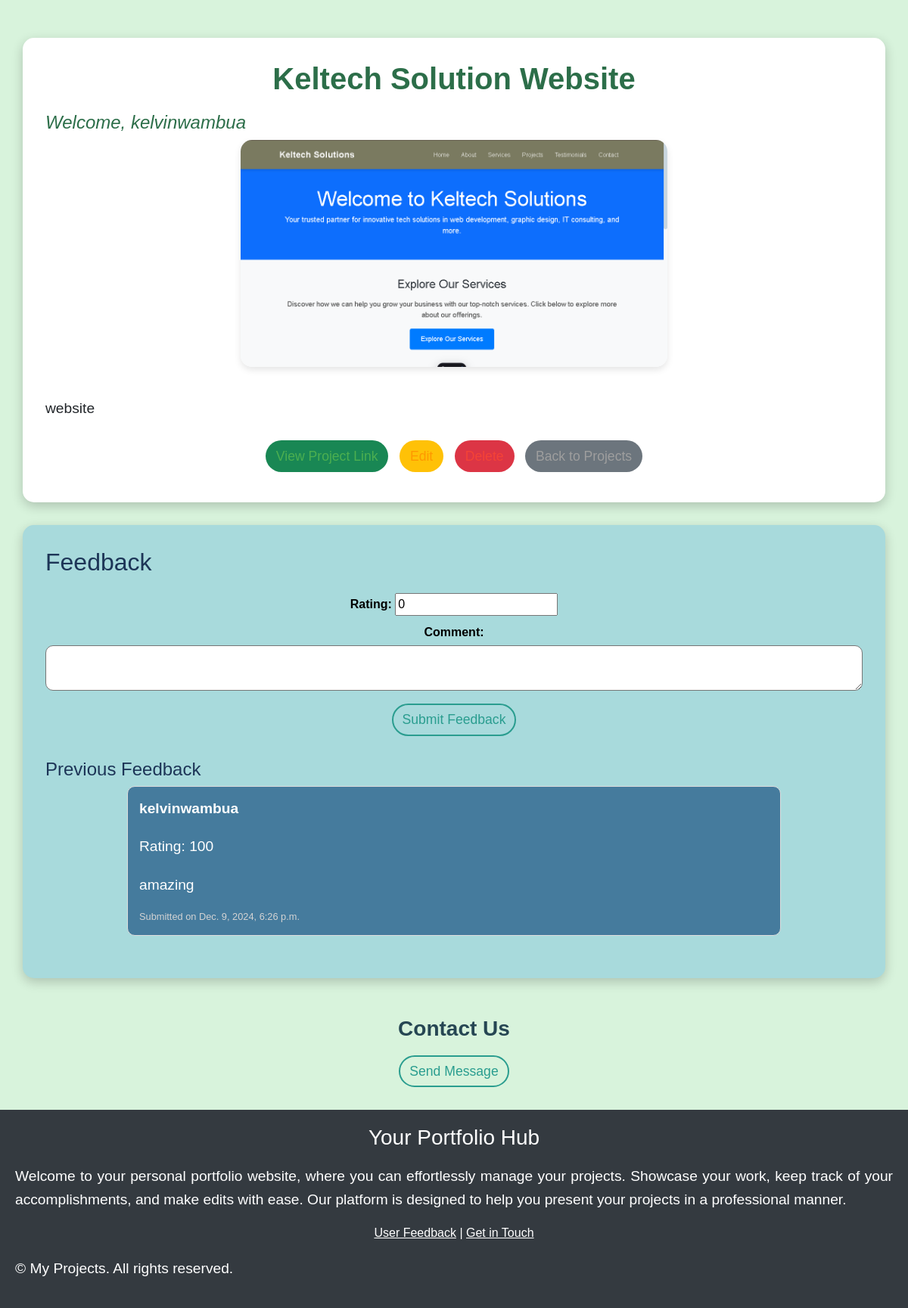
The page /project/12/ (signed in) on the database its author committed.
### portfolio/models.py (models this page shows, shortened)
class Project(models.Model):
    user = models.ForeignKey(settings.AUTH_USER_MODEL, on_delete=models.CASCADE)
    title = models.CharField(max_length=255)
    description = models.TextField()
    image = models.ImageField(upload_to='projects/')
    link = models.URLField(blank=True)
    tags = models.ManyToManyField(Tag, blank=True)
    is_active = models.BooleanField(default=True)

class Feedback(models.Model):
    project = models.ForeignKey(Project, on_delete=models.CASCADE, related_name='feedbacks')
    user = models.ForeignKey(settings.AUTH_USER_MODEL, on_delete=models.SET_NULL, null=True, blank=True)
    rating = models.IntegerField(default=0)  # Rating out of 5
    comment = models.TextField()
    created_at = models.DateTimeField(auto_now_add=True)

### accounts/models.py (models this page shows)
class CustomUser(AbstractUser):
    bio = models.TextField(null=True, blank=True)
    test = models.TextField(null=True, blank=True)
    '''
     null
       definition : the column will store records as NULL if no input is given
       usage : applies to the database layer
       default: False
     blank
       definition : if you want to allow empty values when submitting the form
       usage : if you want to allow empty values when submitting the form

    '''

### portfolio/views.py (the view)
# urls.py: path('project/<int:pk>/', project_detail, name='project_detail'),
@login_required  # Ensures the user is logged in
def project_detail(request, pk):
    project = get_object_or_404(Project, pk=pk, user=request.user)  # Ensure user owns the project
    feedbacks = project.feedbacks.all()  # Get all feedback related to the project
    if request.method == 'POST':
        feedback_form = FeedbackForm(request.POST)
        if feedback_form.is_valid():
            feedback = feedback_form.save(commit=False)
            feedback.project = project
            feedback.user = request.user  # Set user if logged in
            feedback.save()
            messages.success(request, 'Your feedback has been submitted!')
            return redirect('portfolio:project_detail', pk=project.pk)
    else:
        feedback_form = FeedbackForm()
    return render(request, 'portfolio/project_detail.html', {
        'project': project,
        'feedbacks': feedbacks,
        'feedback_form': feedback_form,
    })

### portfolio/forms.py
class FeedbackForm(forms.ModelForm):
    class Meta:
        model = Feedback
        fields = ['rating', 'comment']
        widgets = {
            'comment': forms.Textarea(attrs={'rows': 4}),
        }

### portfolio/templates/portfolio/project_detail.html (shortened to what this page needs)
{% load static %}
<!DOCTYPE html>
<html lang="en">
<head>
    <link rel="stylesheet" href="{% static 'bootstrap.min.css' %}">
</head>
<body>
<div class="container">
    <h1 class="text-center">{{ project.title }}</h1>
    <h4>Welcome, {{ user.username }}</h4>
    <div class="text-center">
        <img src="{{ project.image.url }}" class="img-fluid" alt="{{ project.title }}">
    </div>
    <p>{{ project.description }}</p>
    <div class="text-center">
        <a href="{{ project.link }}" class="btn btn-success">View Project Link</a>
        <a href="{% url 'portfolio:project_edit' project.pk %}" class="btn btn-warning">Edit</a>
        <a href="{% url 'portfolio:project_delete' project.pk %}" class="btn btn-danger">Delete</a>
        <a href="{% url 'portfolio:project_list' %}" class="btn btn-secondary">Back to Projects</a>
    </div>
</div>
<div class="container feedback-section" id="feedback">
    <h2>Feedback</h2>
    <form method="post" class="feedback-form">
        <label for="id_rating">Rating:</label>
        {{ feedback_form.rating }}
        <br>
        <label for="id_comment">Comment:</label>
        {{ feedback_form.comment }}
        <button type="submit" class="btn btn-primary">Submit Feedback</button>
    </form>
    <h3>Previous Feedback</h3>
    <ul class="feedback-list">
        {% for feedback in feedbacks %}
            <li>
                <strong>
                    {% if feedback.user %}
                        {{ feedback.user.username }}
                    {% else %}
                        Anonymous
                    {% endif %}
                </strong>
                <p>Rating: {{ feedback.rating }}</p>
                <p>{{ feedback.comment }}</p>
                <small>Submitted on {{ feedback.created_at }}</small>
            </li>
        {% empty %}
            <li>No feedback yet.</li>
        {% endfor %}
    </ul>
</div>
<div class="contact-section" id="contact">
    <h3>Contact Us</h3>
    <form method="post" action="{% url 'portfolio:contact' project.id %}">
        <button type="submit" class="btn btn-primary">Send Message</button>
    </form>
</div>
<footer>
    <div class="footer-content" style="background-color: #343a40; color: white; padding: 20px; text-align: center;">
        <h3>Your Portfolio Hub</h3>
        <p>Welcome to your personal portfolio website, where you can effortlessly manage your projects. Showcase your work, keep track of your accomplishments, and make edits with ease. Our platform is designed to help you present your projects in a professional manner.</p>
        <div class="footer-links" style="margin: 10px 0;">
            <a href="#feedback" style="color: white;">User Feedback</a> |
            <a href="#contact" style="color: white;">Get in Touch</a>
        </div>
        <div class="footer-bottom" style="margin-top: 15px 0;">
            <p>&copy; My Projects. All rights reserved.</p>
        </div>
    </div>
</footer>
</body>
</html>

### portfolio/templates/portfolio/project_detail.html (style rules this page uses)
body { background-color: #d8f3dc; font-family: Arial, sans-serif; scroll-behavior: smooth; }
.container { margin-top: 50px; background-color: #ffffff; border-radius: 15px; box-shadow: 0 5px 15px rgba(0, 0, 0, 0.2); padding: 30px; }
h1 { font-size: 2.5rem; font-weight: bold; text-align: center; margin-bottom: 20px; text-transform: capitalize; color: #2c6e49; }
h4 { font-size: 1.5rem; font-style: italic; color: #2c6e49; }
p { font-size: 1.2rem; line-height: 1.6; text-align: justify; margin-top: 20px; }
.img-fluid { border-radius: 15px; box-shadow: 0 4px 10px rgba(0, 0, 0, 0.1); margin-bottom: 20px; max-width: 60%; max-height: 300px; height: auto; object-fit: cover; }
.btn { font-size: 1.1rem; margin: 10px 5px; border-radius: 25px; border: 2px solid transparent; transition: all 0.3s; color: #2c6e49; }
.btn-success { color: #4caf50; }
.btn-warning { color: #ff9800; }
.btn-danger { color: #f44336; }
.btn-secondary { color: #9e9e9e; }
.text-center { text-align: center; }
.feedback-section { background-color: #a8dadc; color: white; padding: 30px; border-radius: 15px; margin-top: 30px; }
.feedback-section h2 { font-size: 2rem; margin-bottom: 15px; color: #1d3557; }
.feedback-section h3 { font-size: 1.5rem; margin-top: 20px; color: #1d3557; }
.feedback-list { list-style-type: none; padding: 0; display: flex; flex-direction: column; align-items: center; }
.feedback-list li { background-color: #457b9d; border: 1px solid #ddd; border-radius: 10px; padding: 15px; margin-bottom: 10px; width: 80%; text-align: left; color: white; }
.feedback-list strong { font-size: 1.2rem; }
.feedback-list small { display: block; font-size: 0.8rem; color: #d3d3d3; }
.feedback-form { margin-bottom: 20px; text-align: center; }
.feedback-form label { font-size: 1rem; margin-top: 10px; font-weight: bold; color: black; }
.feedback-form textarea { height: 60px; font-size: 1rem; margin-top: 5px; width: 100%; border-radius: 10px; padding: 10px; }
.btn-primary { background-color: transparent; color: #2a9d8f; border: 2px solid #2a9d8f; border-radius: 25px; transition: all 0.3s; }
.contact-section { text-align: center; margin-top: 30px; padding: 20px; border-radius: 10px; }
.contact-section h3 { color: #264653; font-weight: bold; }

### rows shown on the page
Project: title "Keltech Solution Website", image (picture), description "website"
CustomUser: username "kelvinwambua"
Feedback: user.username "kelvinwambua", rating "100", comment "amazing", created_at "Dec. 9, 2024, 6:26 p.m."
